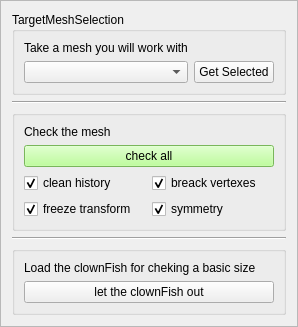
        <widget class="QFrame" name="frame_model_prepare">
         <property name="sizePolicy">
          <sizepolicy hsizetype="Preferred" vsizetype="Expanding">
           <horstretch>0</horstretch>
           <verstretch>0</verstretch>
          </sizepolicy>
         </property>
         <property name="frameShape">
          <enum>QFrame::StyledPanel</enum>
         </property>
         <property name="frameShadow">
          <enum>QFrame::Raised</enum>
         </property>
         <layout class="QGridLayout" name="gridLayout_9">
          <item row="1" column="0">
           <widget class="Line" name="line">
            <property name="orientation">
             <enum>Qt::Horizontal</enum>
            </property>
           </widget>
          </item>
          <item row="4" column="0">
           <widget class="QGroupBox" name="groupBox_3">
            <property name="title">
             <string/>
            </property>
            <layout class="QGridLayout" name="gridLayout_6">
             <item row="0" column="0">
              <widget class="QLabel" name="label_6">
               <property name="text">
                <string>Load the clownFish for cheking a basic size</string>
               </property>
              </widget>
             </item>
             <item row="1" column="0">
              <widget class="QPushButton" name="pushButton_9">
               <property name="text">
                <string>let the clownFish out</string>
               </property>
              </widget>
             </item>
            </layout>
           </widget>
          </item>
          <item row="0" column="0">
           <widget class="QGroupBox" name="TargetMeshSelection">
            <property name="title">
             <string>TargetMeshSelection</string>
            </property>
            <property name="flat">
             <bool>false</bool>
            </property>
            <property name="checkable">
             <bool>false</bool>
            </property>
            <layout class="QGridLayout" name="gridLayout_4">
             <item row="1" column="0">
              <widget class="QComboBox" name="mesh_combo">
               <property name="sizePolicy">
                <sizepolicy hsizetype="Preferred" vsizetype="Fixed">
                 <horstretch>2</horstretch>
                 <verstretch>0</verstretch>
                </sizepolicy>
               </property>
              </widget>
             </item>
             <item row="1" column="1">
              <widget class="QPushButton" name="btn_get_mesh">
               <property name="text">
                <string>Get Selected</string>
               </property>
              </widget>
             </item>
             <item row="0" column="0">
              <widget class="QLabel" name="label_4">
               <property name="text">
                <string>Take a mesh you will work with</string>
               </property>
              </widget>
             </item>
            </layout>
           </widget>
          </item>
          <item row="2" column="0">
           <widget class="QGroupBox" name="groupBox">
            <property name="title">
             <string/>
            </property>
            <layout class="QGridLayout" name="gridLayout_10">
             <item row="4" column="1">
              <widget class="QCheckBox" name="checkBox_4">
               <property name="text">
                <string>symmetry</string>
               </property>
               <property name="checked">
                <bool>true</bool>
               </property>
              </widget>
             </item>
             <item row="3" column="1">
              <widget class="QCheckBox" name="checkBox_3">
               <property name="text">
                <string>breack vertexes</string>
               </property>
               <property name="checked">
                <bool>true</bool>
               </property>
              </widget>
             </item>
             <item row="3" column="0">
              <widget class="QCheckBox" name="checkBox">
               <property name="text">
                <string>clean history</string>
               </property>
               <property name="checked">
                <bool>true</bool>
               </property>
              </widget>
             </item>
             <item row="4" column="0">
              <widget class="QCheckBox" name="checkBox_2">
               <property name="text">
                <string>freeze transform</string>
               </property>
               <property name="checked">
                <bool>true</bool>
               </property>
              </widget>
             </item>
             <item row="1" column="0">
              <widget class="QLabel" name="label_5">
               <property name="text">
                <string>Check the mesh </string>
               </property>
              </widget>
             </item>
             <item row="2" column="0" colspan="2">
              <widget class="QPushButton" name="pushButton_4">
               <property name="enabled">
                <bool>true</bool>
               </property>
               <property name="palette">
                <palette>
                 <active>
                  <colorrole role="WindowText">
                   <brush brushstyle="SolidPattern">
                    <color alpha="255">
                     <red>0</red>
                     <green>0</green>
                     <blue>0</blue>
                    </color>
                   </brush>
                  </colorrole>
                  <colorrole role="Button">
                   <brush brushstyle="SolidPattern">
                    <color alpha="255">
                     <red>170</red>
                     <green>255</green>
                     <blue>127</blue>
                    </color>
                   </brush>
                  </colorrole>
                  <colorrole role="Light">
                   <brush brushstyle="SolidPattern">
                    <color alpha="255">
                     <red>255</red>
                     <green>255</green>
                     <blue>255</blue>
                    </color>
                   </brush>
                  </colorrole>
                  <colorrole role="Midlight">
                   <brush brushstyle="SolidPattern">
                    <color alpha="255">
                     <red>212</red>
                     <green>255</green>
                     <blue>191</blue>
                    </color>
                   </brush>
                  </colorrole>
                  <colorrole role="Dark">
                   <brush brushstyle="SolidPattern">
                    <color alpha="255">
                     <red>85</red>
                     <green>127</green>
                     <blue>63</blue>
                    </color>
                   </brush>
                  </colorrole>
                  <colorrole role="Mid">
                   <brush brushstyle="SolidPattern">
                    <color alpha="255">
                     <red>113</red>
                     <green>170</green>
                     <blue>84</blue>
                    </color>
                   </brush>
                  </colorrole>
                  <colorrole role="Text">
                   <brush brushstyle="SolidPattern">
                    <color alpha="255">
                     <red>0</red>
                     <green>0</green>
                     <blue>0</blue>
                    </color>
                   </brush>
                  </colorrole>
                  <colorrole role="BrightText">
                   <brush brushstyle="SolidPattern">
                    <color alpha="255">
                     <red>255</red>
                     <green>255</green>
                     <blue>255</blue>
                    </color>
                   </brush>
                  </colorrole>
                  <colorrole role="ButtonText">
                   <brush brushstyle="SolidPattern">
                    <color alpha="255">
                     <red>0</red>
                     <green>0</green>
                     <blue>0</blue>
                    </color>
                   </brush>
                  </colorrole>
                  <colorrole role="Base">
                   <brush brushstyle="SolidPattern">
                    <color alpha="255">
                     <red>255</red>
                     <green>255</green>
                     <blue>255</blue>
                    </color>
                   </brush>
                  </colorrole>
                  <colorrole role="Window">
                   <brush brushstyle="SolidPattern">
                    <color alpha="255">
                     <red>170</red>
                     <green>255</green>
                     <blue>127</blue>
                    </color>
                   </brush>
                  </colorrole>
                  <colorrole role="Shadow">
                   <brush brushstyle="SolidPattern">
                    <color alpha="255">
                     <red>0</red>
                     <green>0</green>
                     <blue>0</blue>
                    </color>
                   </brush>
                  </colorrole>
                  <colorrole role="AlternateBase">
                   <brush brushstyle="SolidPattern">
                    <color alpha="255">
                     <red>212</red>
                     <green>255</green>
                     <blue>191</blue>
                    </color>
                   </brush>
                  </colorrole>
                  <colorrole role="ToolTipBase">
                   <brush brushstyle="SolidPattern">
                    <color alpha="255">
                     <red>255</red>
                     <green>255</green>
                     <blue>220</blue>
                    </color>
                   </brush>
                  </colorrole>
                  <colorrole role="ToolTipText">
                   <brush brushstyle="SolidPattern">
                    <color alpha="255">
                     <red>0</red>
                     <green>0</green>
                     <blue>0</blue>
                    </color>
                   </brush>
                  </colorrole>
                 </active>
                 <inactive>
                  <colorrole role="WindowText">
                   <brush brushstyle="SolidPattern">
                    <color alpha="255">
                     <red>0</red>
                     <green>0</green>
                     <blue>0</blue>
                    </color>
                   </brush>
                  </colorrole>
                  <colorrole role="Button">
                   <brush brushstyle="SolidPattern">
                    <color alpha="255">
                     <red>170</red>
                     <green>255</green>
                     <blue>127</blue>
                    </color>
                   </brush>
                  </colorrole>
                  <colorrole role="Light">
                   <brush brushstyle="SolidPattern">
                    <color alpha="255">
                     <red>255</red>
                     <green>255</green>
                     <blue>255</blue>
                    </color>
                   </brush>
                  </colorrole>
                  <colorrole role="Midlight">
                   <brush brushstyle="SolidPattern">
                    <color alpha="255">
                     <red>212</red>
                     <green>255</green>
                     <blue>191</blue>
                    </color>
                   </brush>
                  </colorrole>
                  <colorrole role="Dark">
                   <brush brushstyle="SolidPattern">
                    <color alpha="255">
                     <red>85</red>
                     <green>127</green>
                     <blue>63</blue>
                    </color>
                   </brush>
                  </colorrole>
                  <colorrole role="Mid">
                   <brush brushstyle="SolidPattern">
                    <color alpha="255">
                     <red>113</red>
                     <green>170</green>
                     <blue>84</blue>
                    </color>
                   </brush>
                  </colorrole>
                  <colorrole role="Text">
                   <brush brushstyle="SolidPattern">
                    <color alpha="255">
                     <red>0</red>
                     <green>0</green>
                     <blue>0</blue>
                    </color>
                   </brush>
                  </colorrole>
                  <colorrole role="BrightText">
                   <brush brushstyle="SolidPattern">
                    <color alpha="255">
                     <red>255</red>
                     <green>255</green>
                     <blue>255</blue>
                    </color>
                   </brush>
                  </colorrole>
                  <colorrole role="ButtonText">
                   <brush brushstyle="SolidPattern">
                    <color alpha="255">
                     <red>0</red>
                     <green>0</green>
                     <blue>0</blue>
                    </color>
                   </brush>
                  </colorrole>
                  <colorrole role="Base">
                   <brush brushstyle="SolidPattern">
                    <color alpha="255">
                     <red>255</red>
                     <green>255</green>
                     <blue>255</blue>
                    </color>
                   </brush>
                  </colorrole>
                  <colorrole role="Window">
                   <brush brushstyle="SolidPattern">
                    <color alpha="255">
                     <red>170</red>
                     <green>255</green>
                     <blue>127</blue>
                    </color>
                   </brush>
                  </colorrole>
                  <colorrole role="Shadow">
                   <brush brushstyle="SolidPattern">
                    <color alpha="255">
                     <red>0</red>
                     <green>0</green>
                     <blue>0</blue>
                    </color>
                   </brush>
                  </colorrole>
                  <colorrole role="AlternateBase">
                   <brush brushstyle="SolidPattern">
                    <color alpha="255">
                     <red>212</red>
                     <green>255</green>
                     <blue>191</blue>
                    </color>
                   </brush>
                  </colorrole>
                  <colorrole role="ToolTipBase">
                   <brush brushstyle="SolidPattern">
                    <color alpha="255">
                     <red>255</red>
                     <green>255</green>
                     <blue>220</blue>
                    </color>
                   </brush>
                  </colorrole>
                  <colorrole role="ToolTipText">
                   <brush brushstyle="SolidPattern">
                    <color alpha="255">
                     <red>0</red>
                     <green>0</green>
                     <blue>0</blue>
                    </color>
                   </brush>
                  </colorrole>
                 </inactive>
                 <disabled>
                  <colorrole role="WindowText">
                   <brush brushstyle="SolidPattern">
                    <color alpha="255">
                     <red>85</red>
                     <green>127</green>
                     <blue>63</blue>
                    </color>
                   </brush>
                  </colorrole>
                  <colorrole role="Button">
                   <brush brushstyle="SolidPattern">
                    <color alpha="255">
                     <red>170</red>
                     <green>255</green>
                     <blue>127</blue>
                    </color>
                   </brush>
                  </colorrole>
                  <colorrole role="Light">
                   <brush brushstyle="SolidPattern">
                    <color alpha="255">
                     <red>255</red>
                     <green>255</green>
                     <blue>255</blue>
                    </color>
                   </brush>
                  </colorrole>
                  <colorrole role="Midlight">
                   <brush brushstyle="SolidPattern">
                    <color alpha="255">
                     <red>212</red>
                     <green>255</green>
                     <blue>191</blue>
                    </color>
                   </brush>
                  </colorrole>
                  <colorrole role="Dark">
                   <brush brushstyle="SolidPattern">
                    <color alpha="255">
                     <red>85</red>
                     <green>127</green>
                     <blue>63</blue>
                    </color>
                   </brush>
                  </colorrole>
                  <colorrole role="Mid">
                   <brush brushstyle="SolidPattern">
                    <color alpha="255">
                     <red>113</red>
                     <green>170</green>
                     <blue>84</blue>
                    </color>
                   </brush>
                  </colorrole>
                  <colorrole role="Text">
                   <brush brushstyle="SolidPattern">
                    <color alpha="255">
                     <red>85</red>
                     <green>127</green>
                     <blue>63</blue>
                    </color>
                   </brush>
                  </colorrole>
                  <colorrole role="BrightText">
                   <brush brushstyle="SolidPattern">
                    <color alpha="255">
                     <red>255</red>
                     <green>255</green>
                     <blue>255</blue>
                    </color>
                   </brush>
                  </colorrole>
                  <colorrole role="ButtonText">
                   <brush brushstyle="SolidPattern">
                    <color alpha="255">
                     <red>85</red>
                     <green>127</green>
                     <blue>63</blue>
                    </color>
                   </brush>
                  </colorrole>
                  <colorrole role="Base">
                   <brush brushstyle="SolidPattern">
                    <color alpha="255">
                     <red>170</red>
                     <green>255</green>
                     <blue>127</blue>
                    </color>
                   </brush>
                  </colorrole>
                  <colorrole role="Window">
                   <brush brushstyle="SolidPattern">
                    <color alpha="255">
                     <red>170</red>
                     <green>255</green>
                     <blue>127</blue>
                    </color>
                   </brush>
                  </colorrole>
                  <colorrole role="Shadow">
                   <brush brushstyle="SolidPattern">
                    <color alpha="255">
                     <red>0</red>
                     <green>0</green>
                     <blue>0</blue>
                    </color>
                   </brush>
                  </colorrole>
                  <colorrole role="AlternateBase">
                   <brush brushstyle="SolidPattern">
                    <color alpha="255">
                     <red>170</red>
                     <green>255</green>
                     <blue>127</blue>
                    </color>
                   </brush>
                  </colorrole>
                  <colorrole role="ToolTipBase">
                   <brush brushstyle="SolidPattern">
                    <color alpha="255">
                     <red>255</red>
                     <green>255</green>
                     <blue>220</blue>
                    </color>
                   </brush>
                  </colorrole>
                  <colorrole role="ToolTipText">
                   <brush brushstyle="SolidPattern">
                    <color alpha="255">
                     <red>0</red>
                     <green>0</green>
                     <blue>0</blue>
                    </color>
                   </brush>
                  </colorrole>
                 </disabled>
                </palette>
               </property>
               <property name="text">
                <string>check all</string>
               </property>
              </widget>
             </item>
            </layout>
           </widget>
          </item>
          <item row="3" column="0">
           <widget class="Line" name="line_2">
            <property name="orientation">
             <enum>Qt::Horizontal</enum>
            </property>
           </widget>
          </item>
         </layout>
        </widget>
